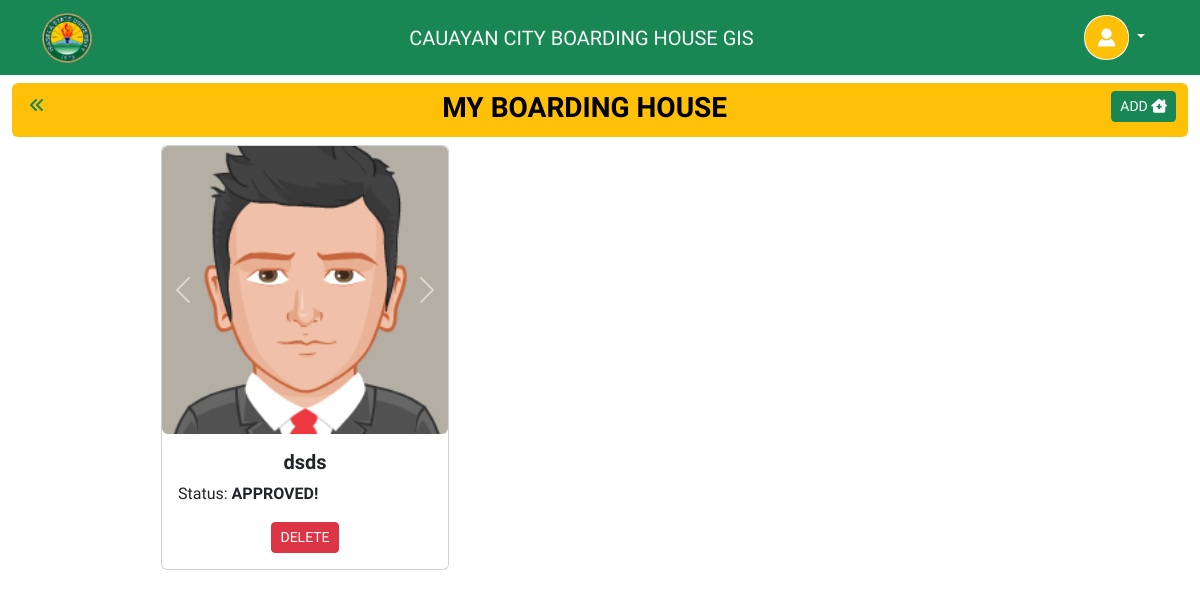
The app's page /11/my-boarding-house/ (signed in), older data.
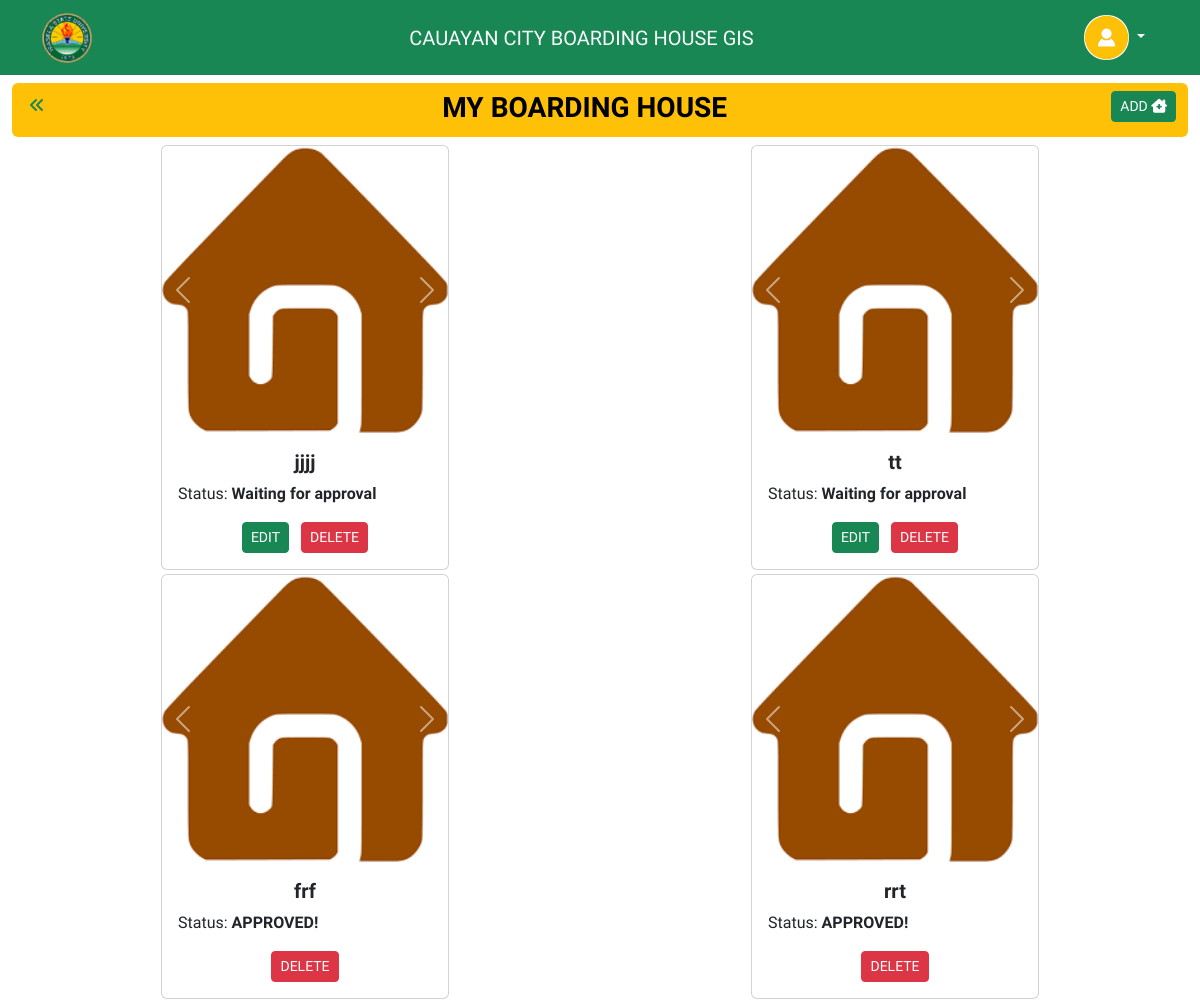
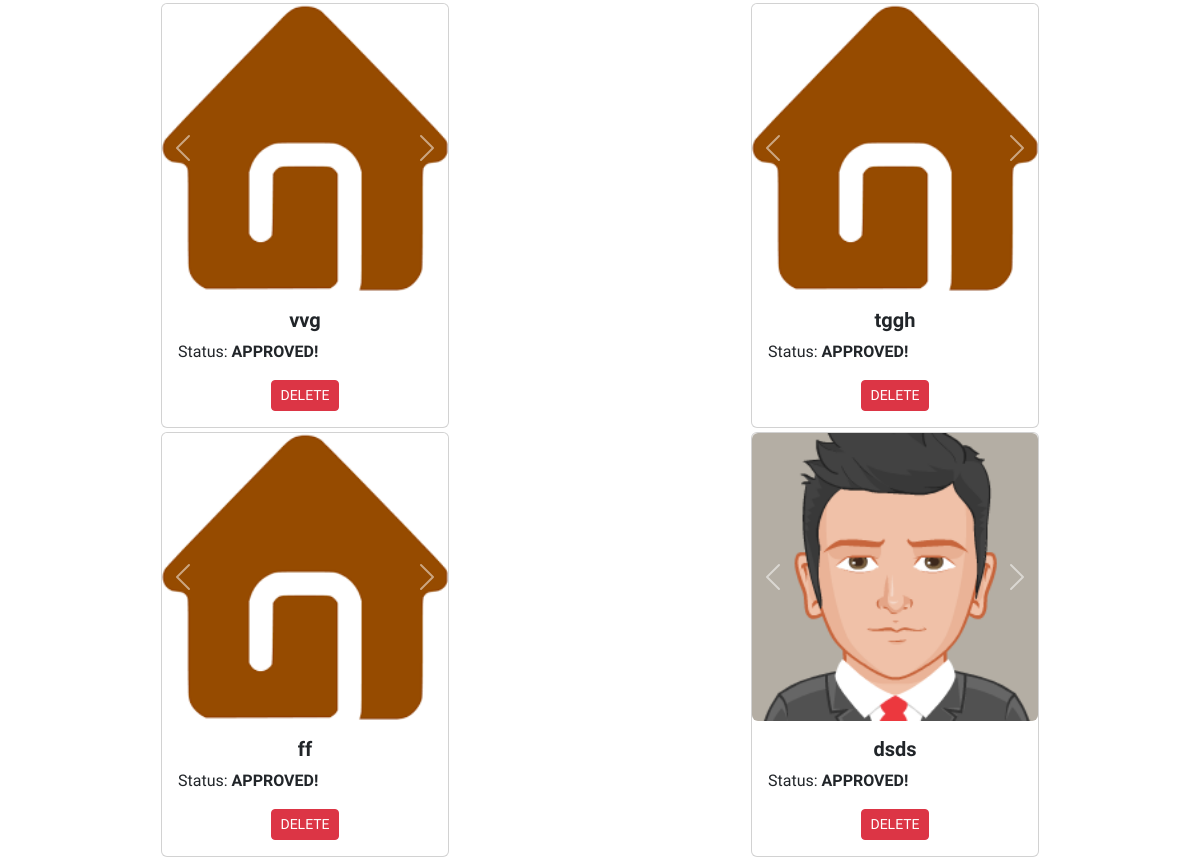
The same page, newer data (2 pictures, top to bottom).
### My_App/models.py (models this page shows, shortened)
class BoardingHouse(models.Model):
    owner = models.ForeignKey(User, on_delete=models.CASCADE)
    name = models.CharField(max_length=200)
    description = models.TextField(max_length=200)
    price = models.FloatField()
    phone = models.IntegerField(verbose_name='Contact Number')
    location = models.CharField(max_length=200)
    latitude = models.FloatField(verbose_name="Latitude", max_length=50, null=True, blank=True)
    longitude = models.FloatField(verbose_name="Longitude", max_length=50, null=True, blank=True)
    picture1 = models.FileField(upload_to='bh-images/', blank=True, null=True)
    picture2 = models.FileField(upload_to='bh-images/', blank=True, null=True)
    picture3 = models.FileField(upload_to='bh-images/', blank=True, null=True)
    picture4 = models.FileField(upload_to='bh-images/', blank=True, null=True)
    picture5 = models.FileField(upload_to='bh-images/', blank=True, null=True)
    admin_approval = models.BooleanField(max_length=200, default=False)
    updated = models.DateTimeField(auto_now=True)
    created = models.DateTimeField(auto_now_add=True)
    class Meta:
        ordering = ['-updated', '-created']

### My_App/decorators.py (the view)
    def wrapper_func_user(request, *args, **kwargs):
        if request.user.is_superuser:
            return redirect('admin-page')
        else:
            return view_func(request, *args, **kwargs)

### My_App/views.py (called while the page is built)
@login_required(login_url='login')
@user_only
def myBh(request, pk):
    boarding_houses = BoardingHouse.objects.all()
    context = {
        'boarding_houses': boarding_houses,
    }
    return render(request, 'my-bh.html', context)

### My_App/templates/my-bh.html (shortened to what this page needs)
{% extends 'base.html' %}
{% block content %}
{% load static %}
<div class="container">
<div class="text-bg-warning text-center rounded-2 my-2 p-1">
    <button type="button" class="btn btn-warning text-success rounded-5 float-start" onClick="javascript:history.go(-1);"><i class="fa-solid fa-angles-left"></i>
    </button>
    <h3 class="d-inline-block fw-bold mt-1">MY BOARDING HOUSE</h3>
    <a href="{% url 'add-bh' %}" class="btn btn-sm btn-success float-end mt-1 me-2">
        ADD <i class="fa-solid fa-house-chimney-medical"></i>
    </a>
</div>
<div class="row g-1">
    {% for bh in boarding_houses %}
    {% if bh.owner == request.user %}
    <div class="col-6 d-flex justify-content-center">
        <div class="card" style="width: 18rem;">
            <div id="carouselExampleControls{{forloop.counter}}" class="carousel slide" data-bs-ride="carousel">
                <div class="carousel-inner">
                    <div class="carousel-item active">
                        <img src="{% if bh.picture1 %}{{bh.picture1.url}}{% else %}{% static 'image/bh-default.png' %}{% endif %}"
                             class="card-img-top img-fluid rounded" style="height: 18rem" alt="...">
                    </div>
                </div>
                <button class="carousel-control-prev" type="button"
                        data-bs-target="#carouselExampleControls{{forloop.counter}}"
                        data-bs-slide="prev">
                    <span class="carousel-control-prev-icon" aria-hidden="true"></span>
                </button>
                <button class="carousel-control-next" type="button"
                        data-bs-target="#carouselExampleControls{{forloop.counter}}"
                        data-bs-slide="next">
                    <span class="carousel-control-next-icon" aria-hidden="true"></span>
                </button>
            </div>
            <div class="card-body">
                <h5 class="card-title text-center fw-bold">{{bh.name}}</h5>
                <p class="card-text">Status:
                    <span class="fw-bold">
                        {% if bh.admin_approval %}
                        APPROVED!
                        {% else %}
                        Waiting for approval
                        {% endif %}
                    </span>
                </p>
                <div class="text-center">
                    {% if bh.admin_approval == False %}
                    <a href="{% url 'edit-bh' bh.id %}" class="btn btn-sm btn-success mx-1">
                        EDIT
                    </a>
                    {% endif %}
                    <button type="button" class="btn btn-sm btn-danger mx-1" data-bs-toggle="modal"
                            data-bs-target="#staticBackdrop">DELETE
                    </button>
                </div>
            </div>
        </div>
    </div>
    {% endif %}
    {% endfor %}
</div>
</div>
{% endblock %}

### My_App/templates/base.html (shortened to what this page needs)
<!DOCTYPE html>
{% load static %}
<html lang="en">
<head>
    <link href="https://cdn.jsdelivr.net/npm/bootstrap@5.2.0-beta1/dist/css/bootstrap.min.css" rel="stylesheet"
>
    <link rel="stylesheet" href="https://cdn.jsdelivr.net/npm/bootstrap-icons@1.8.3/font/bootstrap-icons.css">
    <link rel="stylesheet" href="https://cdnjs.cloudflare.com/ajax/libs/font-awesome/6.1.1/css/all.min.css">
</head>
<body style="font-family: 'Times New Roman', sans-serif">
<nav class="navbar bg-success">
    <div class="container-md container-lg">
        <a href="{% url 'home' %}"><img src="{% static 'image/isu-logo.png' %}" alt="" width="50"></a>
        <a href="#" class="navbar-brand text-light mx-auto">
            <span class="d-none d-md-block">CAUAYAN CITY BOARDING HOUSE GIS</span>
        </a>
        {% if user.is_authenticated %}
        <div class="dropdown">
            <button class="btn btn-success dropdown-toggle" type="button" data-bs-toggle="dropdown"
                    aria-expanded="false">
                <img src="{% static 'image/user-logo.png' %}" alt="" width="45">
            </button>
        </div>
        {% endif %}
    </div>
</nav>
<div class="container-fluid">
    <div class="row">
        {% block content %}
        {% endblock %}
    </div>
</div>
</body>
</html>

Row changes from the older to the newer data that the page shows:
added BoardingHouse: name "jjjj", admin_approval "Waiting for approval"
added BoardingHouse: name "tt", admin_approval "Waiting for approval"
added BoardingHouse: name "frf", admin_approval "APPROVED!"
added BoardingHouse: name "rrt", admin_approval "APPROVED!"
added BoardingHouse: name "vvg", admin_approval "APPROVED!"
added BoardingHouse: name "tggh", admin_approval "APPROVED!"
added BoardingHouse: name "ff", admin_approval "APPROVED!"
